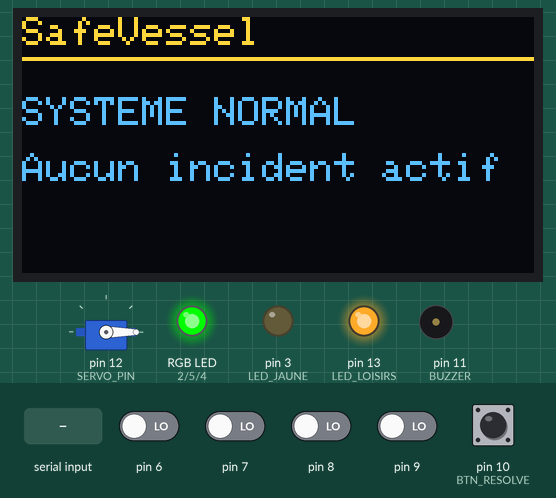
A sketch run on a simulated Arduino Uno, built with avr-gcc and run on an emulated ATmega328P. Parts: servo, 128×64 one-colour display, an RGB LED mixed from three pins (HIGH = lit), output pins drawn as LEDs (lit = HIGH), buzzer (waves = sounding, pin HIGH). The test bench sets the inputs (shaded band); at power-on: pin 6–9, pin 10 (BTN_RESOLVE) LOW. The OLED is the two-colour kind (top 16 rows yellow); what the sketch prints to the serial monitor is not drawn.

Above: at 2.0 s.
2.1 s: "TRIGGER_POWER\n" received over Serial
At 3.19 s:
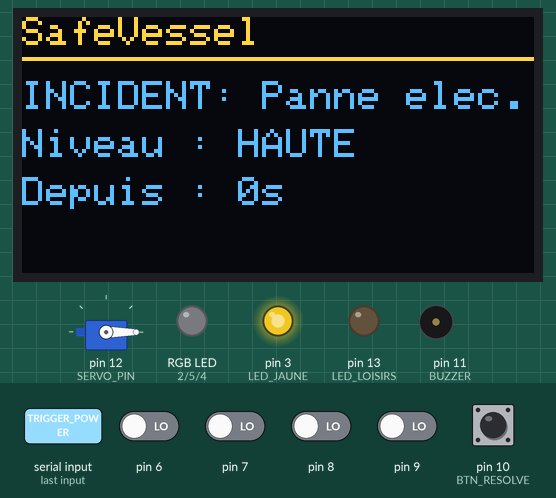
4.1 s: pin 6 driven HIGH
At 5.27 s:
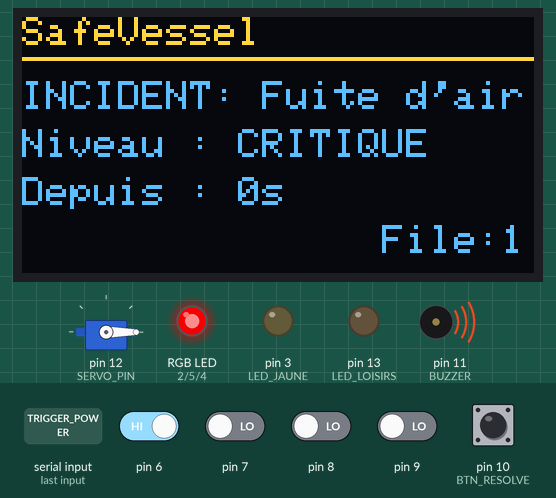
5.9 s: "RESET\n" received over Serial
At 7.81 s:
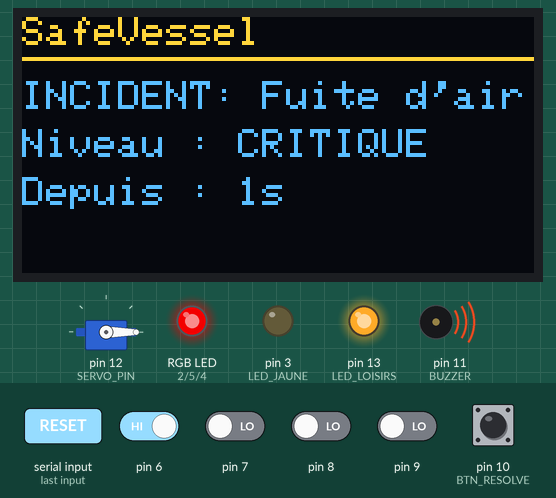
7.9 s: pin 7 driven HIGH
At 9.9 s:
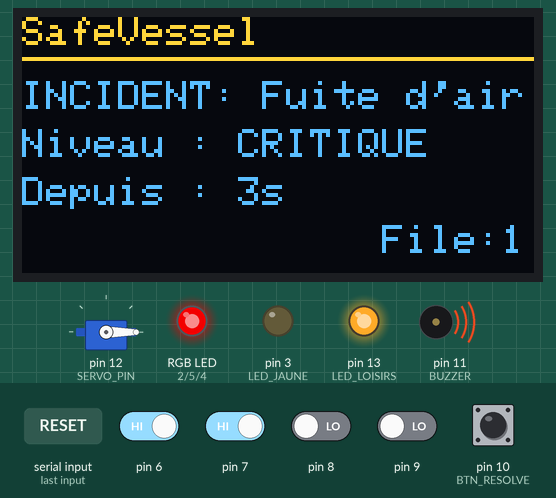
10.0 s: pin 10 (BTN_RESOLVE) pulled HIGH for 0.15 s
At 10.25 s:
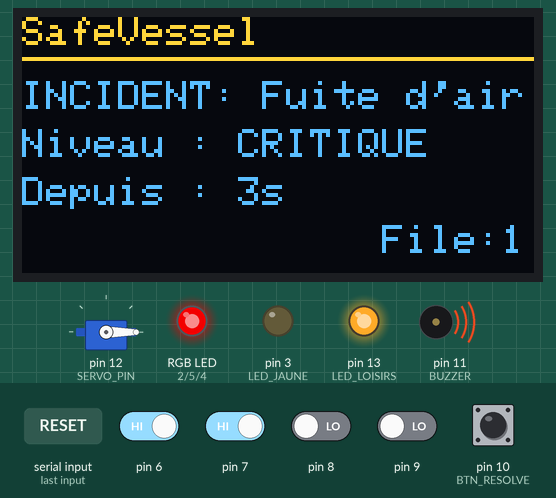
10.7 s: pin 8 driven HIGH
At 20.99 s:
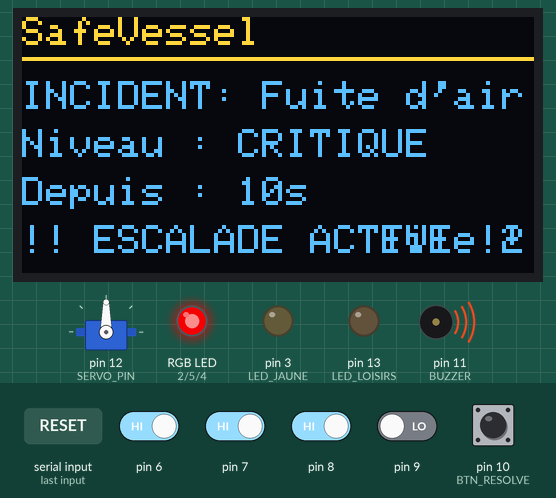
Timing chart, 0 to 21.7 s (numbered marks = the images above; inputs shaded):
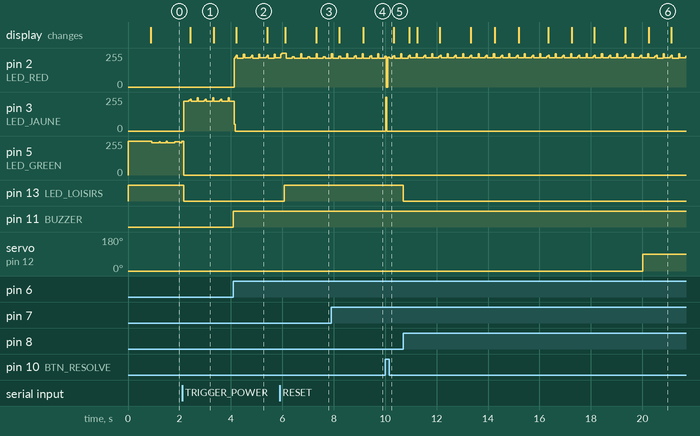

The sketch:

SafeVessel_complet.ino
```cpp
/*
  ============================================================
  SafeVessel — Système Autonome de Gestion des Incidents Critiques
  Workshop ESA Horizon 2080 — Machine à états v0.2
  Version complète : boutons + LEDs (breadboard) + buzzer + servo + écran OLED
  ============================================================

  Ce sketch REMPLACE l'ancien SafeVessel.ino ET le SafeVessel_OLED_test.ino :
  c'est le seul fichier a téléverser sur l'Arduino a partir de maintenant.

  Cablage — directement sur l'Arduino (boutons avec resistance de pull-down
  externe 10kOhm : une patte vers 5V, l'autre vers la broche + une resistance
  10k vers GND) :
    D6  Bouton 1 - Fuite d'air     D10 Bouton 5 - Resolution
    D7  Bouton 2 - Incendie         D11 Buzzer
    D8  Bouton 3 - Panne electrique D12 Servomoteur (PWM)
    D9  Bouton 4 - Intrusion        A4  Ecran OLED - SDA
                                     A5  Ecran OLED - SCL

  ATTENTION : l'ordre Bouton 1->Fuite d'air, 2->Incendie, 3->Panne electrique,
  4->Intrusion, 5->Resolution est une supposition basee sur l'ordre historique
  du projet. Si vos 5 boutons physiques ne sont pas cables dans cet ordre-la,
  dites-le pour qu'on corrige le tableau "incidents[]" plus bas.

  Cablage — sur la breadboard (les 4 LEDs, chacune avec sa resistance 220ohm
  entre la broche et la LED, cathode vers le rail GND de la breadboard) :
    D2  LED rouge   (fuite d'air)
    D3  LED jaune   (incendie / panne electrique)
    D4  LED bleue   (intrusion)
    D5  LED verte   (etat normal)

  Librairies necessaires (Croquis > Inclure une bibliotheque > Gerer les
  bibliotheques) :
    - Servo               (incluse d'office avec l'IDE Arduino)
    - Adafruit SSD1306
    - Adafruit GFX Library (installee automatiquement comme dependance)
*/

#include <Servo.h>
#include <Wire.h>
#include <Adafruit_GFX.h>
#include <Adafruit_SSD1306.h>

// ---------- Ecran OLED ----------
#define SCREEN_WIDTH 128
#define SCREEN_HEIGHT 64
#define OLED_RESET -1
#define SCREEN_ADDRESS 0x3C
Adafruit_SSD1306 display(SCREEN_WIDTH, SCREEN_HEIGHT, &Wire, OLED_RESET);

// ---------- Broches ----------
const int BTN_AIR        = 6;
const int BTN_FIRE       = 7;
const int BTN_POWER      = 8;
const int BTN_INTRUSION  = 9;
const int BTN_RESOLVE    = 10;

const int LED_RED    = 2;   // fuite d'air
const int LED_JAUNE  = 3;   // incendie / panne electrique
const int LED_BLUE   = 4;   // intrusion
const int LED_GREEN  = 5;   // etat normal
const int BUZZER     = 11;
const int SERVO_PIN  = 12;
const int LED_LOISIRS = LED_BUILTIN; // D13, module symbolique

Servo trappe;

// ---------- Modele d'un incident ----------
enum IncidentId { AIR_LEAK = 0, FIRE = 1, POWER_FAILURE = 2, INTRUSION = 3, NB_INCIDENTS = 4 };

struct Incident {
  const char* nom;         // nom complet (pour le port serie)
  const char* nomCourt;    // nom court (pour l'ecran OLED, largeur limitee)
  int priorite;             // 1 = Critique, 2 = Haute, 3 = Moyenne
  const char* niveauTxt;
  unsigned long delaiEscalade;
  int btnPin;
  bool actif;
  bool escalade;
  unsigned long tDebut;
};

Incident incidents[NB_INCIDENTS] = {
  { "Fuite d'air (O2)", "Fuite d'air", 1, "CRITIQUE", 10000, BTN_AIR,       false, false, 0 },
  { "Incendie",         "Incendie",    2, "HAUTE",    15000, BTN_FIRE,      false, false, 0 },
  { "Panne electrique", "Panne elec.", 2, "HAUTE",    12000, BTN_POWER,     false, false, 0 },
  { "Intrusion",        "Intrusion",   3, "MOYENNE",  20000, BTN_INTRUSION, false, false, 0 }
};

unsigned long dernierAppui[NB_INCIDENTS + 1] = {0};
const unsigned long DEBOUNCE_MS = 250;

unsigned long dernierToggleBuzzer = 0;
bool buzzerEtat = false;

unsigned long dernierRafraichissementEcran = 0;
const unsigned long RAFRAICHISSEMENT_ECRAN_MS = 300; // evite de saturer le bus I2C

void setup() {
  Serial.begin(9600);

  // Boutons cables avec resistances de pull-down externes 10kOhm (pin -> bouton -> 5V,
  // et pin -> resistance 10k -> GND). Au repos la pin lit LOW, un appui la fait
  // passer a HIGH -- c'est l'inverse d'un montage INPUT_PULLUP classique.
  for (int i = 0; i < NB_INCIDENTS; i++) {
    pinMode(incidents[i].btnPin, INPUT);
  }
  pinMode(BTN_RESOLVE, INPUT);

  pinMode(LED_RED, OUTPUT);
  pinMode(LED_JAUNE, OUTPUT);
  pinMode(LED_BLUE, OUTPUT);
  pinMode(LED_GREEN, OUTPUT);
  pinMode(LED_LOISIRS, OUTPUT);
  pinMode(BUZZER, OUTPUT);

  trappe.attach(SERVO_PIN);
  trappe.write(0);

  digitalWrite(LED_GREEN, HIGH);
  digitalWrite(LED_LOISIRS, HIGH);

  if (!display.begin(SSD1306_SWITCHCAPVCC, SCREEN_ADDRESS)) {
    Serial.println(F("Echec de l'initialisation de l'ecran OLED (verifiez le cablage/adresse)."));
  } else {
    display.clearDisplay();
    display.setTextSize(1);
    display.setTextColor(SSD1306_WHITE);
    display.setCursor(0, 0);
    display.println(F("SafeVessel"));
    display.println(F("Demarrage..."));
    display.display();
  }

  Serial.println(F("=== SafeVessel — Systeme pret ==="));
  delay(800);
}

void loop() {
  lireCommandeSerie();
  lireBoutonsDetection();
  lireBoutonResolution();
  gererEscalades();
  gererInterconnexion();
  int idTraite = trouverIncidentPrioritaire();
  mettreAJourSortiesVisuellesEtSonores(idTraite);
  afficherFileAttente(idTraite);
  mettreAJourEcran(idTraite);
}

// ---------- Commande recue depuis le dashboard web (via port serie) ----------
void lireCommandeSerie() {
  if (!Serial.available()) return;
  String commande = Serial.readStringUntil('\n');
  commande.trim();
  if (commande.length() == 0) return;

  // Echo de diagnostic : confirme EXACTEMENT ce que l'Arduino a recu,
  // visible dans le journal du dashboard (utile pour verifier qu'une
  // commande envoyee depuis le site arrive bien intacte).
  Serial.print(F("[COMMANDE RECUE] "));
  Serial.println(commande);

  if (commande == "RESET") {
    reinitialiserToutesLesAlertes();
  } else if (commande == "TRIGGER_AIR") {
    declencherIncidentSiPossible(AIR_LEAK);
  } else if (commande == "TRIGGER_FIRE") {
    declencherIncidentSiPossible(FIRE);
  } else if (commande == "TRIGGER_POWER") {
    declencherIncidentSiPossible(POWER_FAILURE);
  } else if (commande == "TRIGGER_INTRUSION") {
    declencherIncidentSiPossible(INTRUSION);
  }
}

// Declenche un incident depuis une commande distante, EXACTEMENT comme un
// appui sur le bouton physique correspondant (meme fonction, meme etat
// partage) : aucun risque de collision entre web et boutons physiques,
// puisque c'est la meme logique de priorisation qui s'applique ensuite.
void declencherIncidentSiPossible(int id) {
  if (!incidents[id].actif) {
    declencherIncident(id);
    Serial.println(F("[COMMANDE] Declenchement depuis le dashboard"));
  } else {
    Serial.print(F("[COMMANDE] "));
    Serial.print(incidents[id].nom);
    Serial.println(F(" deja actif, commande ignoree"));
  }
}

void reinitialiserToutesLesAlertes() {
  Serial.println(F("[COMMANDE] RESET recu depuis le dashboard"));
  for (int i = 0; i < NB_INCIDENTS; i++) {
    if (incidents[i].actif) {
      unsigned long duree = millis() - incidents[i].tDebut;
      Serial.print(F("[RESOLUTION] "));
      Serial.print(incidents[i].nom);
      Serial.print(F(" - duree(ms)="));
      Serial.print(duree);
      Serial.print(F(" - escalade="));
      Serial.println(incidents[i].escalade ? F("oui") : F("non"));

      incidents[i].actif = false;
      incidents[i].escalade = false;
    }
  }
  trappe.write(0); // remet la trappe/servo en position normale
}

// ---------- Lecture des boutons de declenchement ----------
void lireBoutonsDetection() {
  for (int i = 0; i < NB_INCIDENTS; i++) {
    bool appuye = (digitalRead(incidents[i].btnPin) == HIGH); // pull-down externe : appui = HIGH
    if (appuye && !incidents[i].actif && (millis() - dernierAppui[i] > DEBOUNCE_MS)) {
      dernierAppui[i] = millis();
      declencherIncident(i);
    }
  }
}

void declencherIncident(int id) {
  incidents[id].actif = true;
  incidents[id].escalade = false;
  incidents[id].tDebut = millis();

  Serial.print(F("[DETECTION] "));
  Serial.print(incidents[id].nom);
  Serial.print(F(" - t="));
  Serial.println(millis());
}

// ---------- Bouton resolution ----------
void lireBoutonResolution() {
  bool appuye = (digitalRead(BTN_RESOLVE) == HIGH); // pull-down externe : appui = HIGH
  if (appuye && (millis() - dernierAppui[NB_INCIDENTS] > DEBOUNCE_MS)) {
    dernierAppui[NB_INCIDENTS] = millis();
    int id = trouverIncidentPrioritaire();
    if (id != -1) {
      unsigned long duree = millis() - incidents[id].tDebut;
      Serial.print(F("[RESOLUTION] "));
      Serial.print(incidents[id].nom);
      Serial.print(F(" - duree(ms)="));
      Serial.print(duree);
      Serial.print(F(" - escalade="));
      Serial.println(incidents[id].escalade ? F("oui") : F("non"));

      incidents[id].actif = false;
      incidents[id].escalade = false;

      if (id == AIR_LEAK) trappe.write(0);
    }
  }
}

// ---------- Incident actuellement traite (priorite la plus haute) ----------
int trouverIncidentPrioritaire() {
  int meilleurId = -1;
  for (int i = 0; i < NB_INCIDENTS; i++) {
    if (!incidents[i].actif) continue;
    if (meilleurId == -1) {
      meilleurId = i;
    } else if (incidents[i].priorite < incidents[meilleurId].priorite) {
      meilleurId = i;
    } else if (incidents[i].priorite == incidents[meilleurId].priorite &&
               incidents[i].tDebut < incidents[meilleurId].tDebut) {
      meilleurId = i;
    }
  }
  return meilleurId;
}

// ---------- Escalade automatique ----------
void gererEscalades() {
  for (int i = 0; i < NB_INCIDENTS; i++) {
    if (incidents[i].actif && !incidents[i].escalade &&
        (millis() - incidents[i].tDebut > incidents[i].delaiEscalade)) {
      incidents[i].escalade = true;
      declencherActionEscalade(i);
    }
  }
}

void declencherActionEscalade(int id) {
  Serial.print(F("[ESCALADE] "));
  Serial.println(incidents[id].nom);

  switch (id) {
    case AIR_LEAK:
      trappe.write(90);
      break;
    case FIRE:
      Serial.println(F("  -> Coupure electrique du secteur (a implementer via relais)"));
      break;
    case POWER_FAILURE:
      Serial.println(F("  -> Redistribution automatique de l'energie vers systemes vitaux"));
      break;
    case INTRUSION:
      trappe.write(90);
      Serial.println(F("  -> Verrouillage de la zone"));
      break;
  }
}

// ---------- Interconnexion ----------
void gererInterconnexion() {
  if (incidents[POWER_FAILURE].actif) {
    digitalWrite(LED_LOISIRS, LOW);
  } else {
    digitalWrite(LED_LOISIRS, HIGH);
  }
}

// ---------- LEDs (breadboard) + buzzer ----------
void mettreAJourSortiesVisuellesEtSonores(int idTraite) {
  digitalWrite(LED_RED, LOW);
  digitalWrite(LED_JAUNE, LOW);
  digitalWrite(LED_BLUE, LOW);
  digitalWrite(LED_GREEN, LOW);

  if (idTraite == -1) {
    digitalWrite(LED_GREEN, HIGH);
    digitalWrite(BUZZER, LOW);
    return;
  }

  switch (idTraite) {
    case AIR_LEAK:
      digitalWrite(LED_RED, HIGH);
      digitalWrite(BUZZER, HIGH);
      break;
    case FIRE:
      digitalWrite(LED_JAUNE, HIGH);
      buzzerIntermittent(300);
      break;
    case POWER_FAILURE:
      digitalWrite(LED_JAUNE, HIGH);
      digitalWrite(BUZZER, LOW);
      break;
    case INTRUSION:
      digitalWrite(LED_BLUE, HIGH);
      digitalWrite(BUZZER, LOW);
      break;
  }
}

void buzzerIntermittent(unsigned long periodeMs) {
  if (millis() - dernierToggleBuzzer > periodeMs) {
    dernierToggleBuzzer = millis();
    buzzerEtat = !buzzerEtat;
    digitalWrite(BUZZER, buzzerEtat ? HIGH : LOW);
  }
}

// ---------- Journal serie de la file d'attente ----------
unsigned long dernierAffichageFile = 0;
void afficherFileAttente(int idTraite) {
  if (millis() - dernierAffichageFile < 2000) return;
  dernierAffichageFile = millis();

  bool auMoinsUnEnAttente = false;
  for (int i = 0; i < NB_INCIDENTS; i++) {
    if (incidents[i].actif && i != idTraite) {
      if (!auMoinsUnEnAttente) {
        Serial.print(F("[FILE D'ATTENTE] "));
        auMoinsUnEnAttente = true;
      }
      Serial.print(incidents[i].nom);
      Serial.print(F(" ; "));
    }
  }
  if (auMoinsUnEnAttente) Serial.println();
}

// ---------- Affichage temps reel sur l'ecran OLED ----------
void mettreAJourEcran(int idTraite) {
  if (millis() - dernierRafraichissementEcran < RAFRAICHISSEMENT_ECRAN_MS) return;
  dernierRafraichissementEcran = millis();

  display.clearDisplay();
  display.setTextSize(1);
  display.setTextColor(SSD1306_WHITE);

  // Ligne 1 : titre
  display.setCursor(0, 0);
  display.println(F("SafeVessel"));
  display.drawLine(0, 10, 127, 10, SSD1306_WHITE);

  if (idTraite == -1) {
    // Etat normal
    display.setCursor(0, 20);
    display.println(F("SYSTEME NORMAL"));
    display.setCursor(0, 34);
    display.println(F("Aucun incident actif"));
  } else {
    // Incident en cours de traitement
    display.setCursor(0, 16);
    display.print(F("INCIDENT: "));
    display.println(incidents[idTraite].nomCourt);

    display.setCursor(0, 28);
    display.print(F("Niveau : "));
    display.println(incidents[idTraite].niveauTxt);

    unsigned long dureeS = (millis() - incidents[idTraite].tDebut) / 1000;
    display.setCursor(0, 40);
    display.print(F("Depuis : "));
    display.print(dureeS);
    display.println(F("s"));

    if (incidents[idTraite].escalade) {
      display.setCursor(0, 52);
      display.println(F("!! ESCALADE ACTIVE !!"));
    }
  }

  // Compte des incidents en file d'attente, affiche en bas a droite
  int nbEnAttente = 0;
  for (int i = 0; i < NB_INCIDENTS; i++) {
    if (incidents[i].actif && i != idTraite) nbEnAttente++;
  }
  if (nbEnAttente > 0) {
    display.setCursor(90, 52);
    display.print(F("File:"));
    display.print(nbEnAttente);
  }

  display.display();
}
```

Measured:
- after the input at 4.1 s, pin 2 (LED_RED): 0/255 → 216/255 at once, then repeats every 0.60 s: 227/255 0.04 s, 238/255 0.04 s, 216/255 0.24 s, 246/255 0.04 s, 218/255 0.24 s; pin 11 (BUZZER): LOW → HIGH at once; the display: changes after 0.11 s (image 2)
- after the input at 5.9 s, pin 13 (LED_LOISIRS): LOW → HIGH after 0.18 s; the display: first changes after 0.21 s (image 3 shows a later state)
- after the input at 7.9 s, the display: first changes after 0.31 s (image 4 shows a later state)
- after the input at 10.0 s, pin 3 (LED_JAUNE): 0/255 → 255/255 at once, → 0/255 0.04 s later
- after the input at 10.7 s, pin 13 (LED_LOISIRS): HIGH → LOW at once
- what the display in image 1 shows lasts 0.9 s, from 2.4 s to 3.3 s
